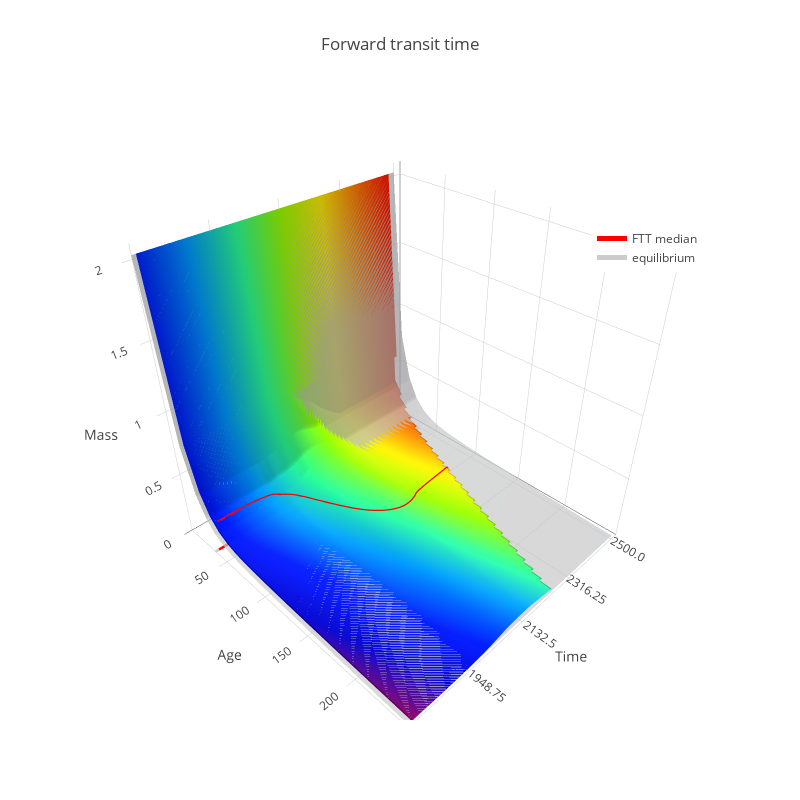

The notebook cell saved with this chart:
### Code cell
ftt_dens_fig['layout']['legend'] = dict(x=0.8, y=0.8)
iplot(ftt_dens_fig)
